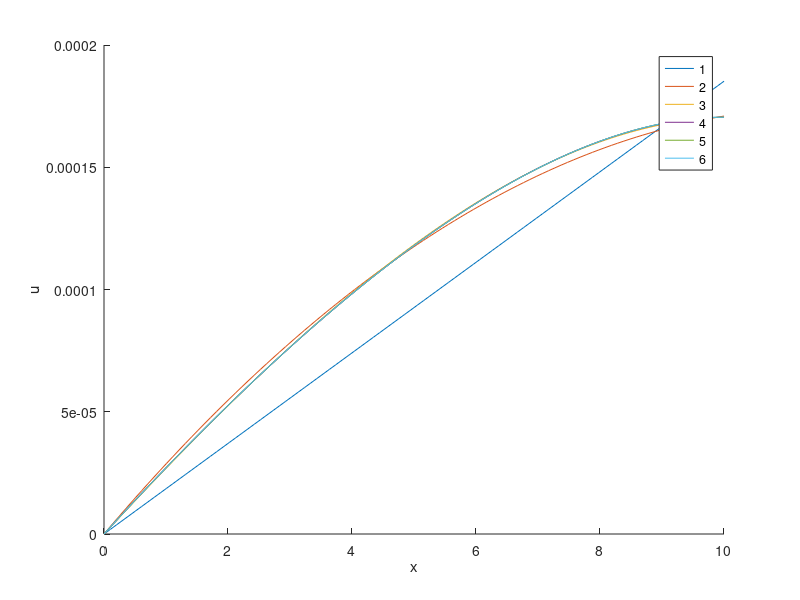

Write the MATLAB code that produced this figure.
%% Setup
% Constants
a0 = 180*10^6;
f0 = 1000;
L = 10;

% Initialize
C = zeros(6,6);

%% c)
for N = 1:6
    % Construct A and b
    A = zeros(N,N);
    b = zeros(N,1);
    for i = 1:N
        b(i) = f0*L^(i+1)/(i+1);
        for j = 1:N
            A(i,j) = a0*i*j*L^(i+j-1) * (2/(i+j-1) - 1/(i+j));
        end
    end
    % Solve for coefficients
    coeffs = A\b;
    C(N,1:N) = coeffs;
end

C

%% d)
hold on;
x = linspace(0, L);
for N = 1:6
    % Construct polynomial
    U = zeros(1,length(x));
    coeffs = C(N,1:N);
    for i = 1:N
        U = U + coeffs(i)*(x.^i);
    end
    plot(x, U);
end
xlabel('x')
ylabel('u')
legend('1', '2', '3', '4', '5', '6')